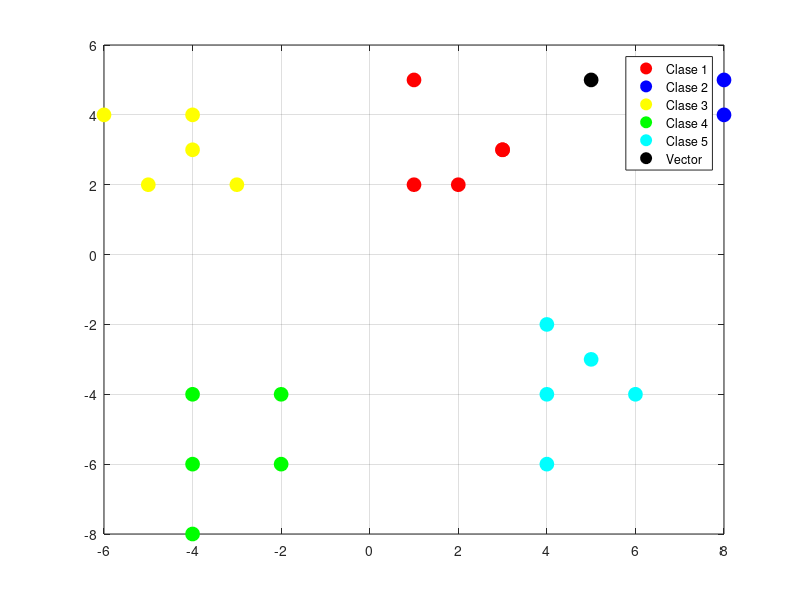

This chart was generated by the following MATLAB code:
clc % Limpia pantalla
clear all % Limpia todo 
close all % Cierra cualquier proceso
warning off all

% Clasificador en 2 dimensiones, programa que calcula la toma de decisiones
% entre 2 clases dado un vector desconocido

% Introducimos los datos de mis clases:

c1 = [1,3,1,2,3 ; 2,3,5,2,3];
c2 = [6,6,7,8,8 ; 4,3,4,4,5];
c3 = [-4,-5,-3,-6,-4 ; 3,2,2,4,4];
c4 = [-2,-4,-4,-2,-4 ; -6,-6,-4,-4,-8];
c5 = [4,6,4,5,4 ; -2,-4,-6,-3,-4];

% Declaramos nuestro vector
vx = input('Proporciona las coordenadas del vector en x =')
vy = input('Proporciona las coordenadas del vector en y =')
vector = [vx ; vy];
% vector = [5 ; 4];

% Graficando las clases
plot(c1(1,:),c1(2,:),'ro','MarkerSize',10,'MarkerFaceColor','r') % Definimos la gráfica para clase 1
grid on % Agregamos reticula
hold on % Respeta todo lo que vaya a graficar despues del 1er plot
plot(c2(1,:),c2(2,:),'bo','MarkerSize',10,'MarkerFaceColor','b') % Graficamos la clase 2
plot(c3(1,:),c3(2,:),'yo','MarkerSize',10,'MarkerFaceColor','y') % Graficamos la clase 3
plot(c4(1,:),c4(2,:),'go','MarkerSize',10,'MarkerFaceColor','g') % Graficamos la clase 4
plot(c5(1,:),c5(2,:),'co','MarkerSize',10,'MarkerFaceColor','c') % Graficamos la clase 5
plot(vector(1,:),vector(2,:),'ko','MarkerSize',10,'MarkerFaceColor','k') % Graficamos el vector
legend('Clase 1','Clase 2','Clase 3','Clase 4','Clase 5','Vector') % Muestra el nombre de cada clase

% Calculando los parámetros por cada clase
media1 = mean(c1,2); % mean devuelve la media
media2 = mean(c2,2); % media para la clase 2
media3 = mean(c3,2); % media para la clase 3
media4 = mean(c4,2); % media para la clase 4
media5 = mean(c5,2); % media para la clase 5

% Obteniendo las distancias entre el vector a clasificar y la media i.e
% centro de gravedad
dist1 = norm(media1-vector); % norm es equivalente a la distancia euclidiana
dist2 = norm(media2-vector); % distancia del vector a la media de la clase 2
dist3 = norm(media3-vector); % distancia del vector a la media de la clase 3
dist4 = norm(media4-vector); % distancia del vector a la media de la clase 4
dist5 = norm(media5-vector); % distancia del vector a la media de la clase 4

% Comparando las distancias
dato = [dist1,dist2,dist3,dist4,dist5]
minimo = min(dato) % min devuelve el menor valor en una matriz
dato2 = find(dato == minimo) % find devuelve el valor posicional de un dato

% Finalmente mostramos la clase a la cual pertenece el vector
% Añadimos el limite
if  minimo >= 10 % Si la distancia menor a la clase cn es mayor a 10, no consideramos al vector como elemento de la clase
    fprintf('El vector desconocido no pertenece a ninguna de las clases\n')
else
    fprintf('El vector desconocido pertenece a la clase %d\n',dato2) % Caso contrario se considera
end
disp('Fin de programa')